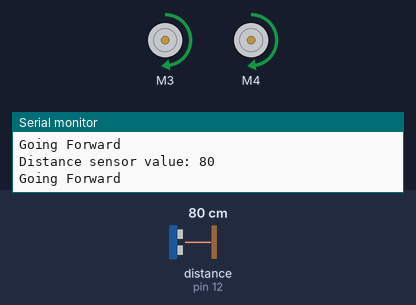
This sketch was run on a simulated Arduino Uno, built with avr-gcc and run on an emulated ATmega328P. Shown: 2 × DC motor (green arrow = forward, orange = backward, longer = faster), the last lines printed to the serial monitor. Inputs (shaded band) come from the test bench; at power-on: distance to the obstacle (sensor on pin 12) 80 cm. The echo pulse lasts 58.3 µs per cm.

Above: at 1.2 s.
1.3 s: distance to the obstacle (sensor on pin 12) set to 23 cm
2.8 s: distance to the obstacle (sensor on pin 12) set to 18 cm
At 3.4 s:
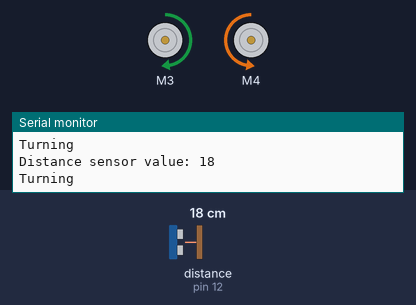
4.5 s: distance to the obstacle (sensor on pin 12) set to 35 cm
At 5.1 s:
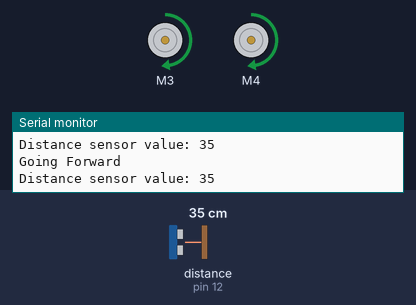
6.0 s: distance to the obstacle (sensor on pin 12) set to 2 cm
At 6.9 s:
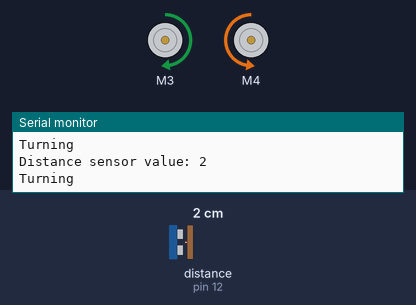
Timing chart, 0 to 8.5 s (numbered marks = the images above; inputs shaded):
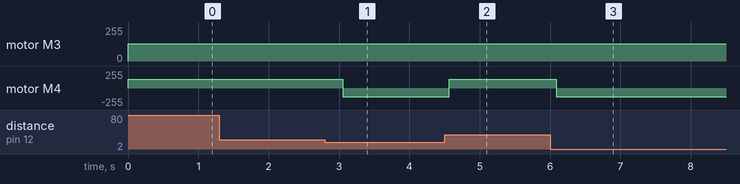

Measured:
- the behaviour switches between 21 and 20 cm on distance to the obstacle (sensor on pin 12) (found by bisection; images 0 and 1)
- after the input at 2.8 s, motor M4: forward 128/255 → backward 128/255 after 0.25 s
- after the input at 4.5 s, motor M4: backward 128/255 → forward 128/255 after 0.07 s
- after the input at 6.0 s, motor M4: forward 128/255 → backward 128/255 after 0.09 s

The sketch:

arduo--sensor-bot.ino
```cpp
#include <Wire.h>
#include <Adafruit_MotorShield.h>
#include <HCSR04.h>
#include <SPI.h> // Not actualy used but needed to compile

String xPos, yPos, selPos;
int xSpeed, ySpeed;
int i;

// set up the motor shield
Adafruit_MotorShield AFMS = Adafruit_MotorShield();
Adafruit_DCMotor *myMotor1 = AFMS.getMotor(3);  // GPIO3
Adafruit_DCMotor *myMotor2 = AFMS.getMotor(4);  // GPIO4

// set up the distance sensor
// GPIO13 trigger pin
// GPIO12 echo pin
UltraSonicDistanceSensor distanceSensor(13, 12);

void setup() {
  // initialize Serial communication
  Serial.begin(9600);
  Serial.println("SensorBot!");

  // initialize the motor drivers
  AFMS.begin();
}

void loop() {
  // capture and output sensor data
  int obstacleDistanceCm = distanceSensor.measureDistanceCm();
  Serial.println("Distance sensor value: " + (String)obstacleDistanceCm);

  // default to 50% speed
  int speed = 128;

  /*
  // useful for if you add a potentiometer to control the speed
  int sensorSpeed = analogRead(0);
  Serial.println("Speed sensor value: " + (String)sensorSpeed);
  int speed = map(sensorSpeed, 0, 1023, 0, 255);
  Serial.println("Speed: " + (String)speed);
  */

  // set the speed for the motors
  myMotor1->setSpeed(speed);
  myMotor2->setSpeed(speed);

  // move the motor based on potentiometer speed mapping
  // and turn if approaching an obstacle
  if (obstacleDistanceCm <= 20) {
    Serial.println("Turning");
    myMotor1->run(FORWARD);
    myMotor2->run(BACKWARD);
  } else {
    Serial.println("Going Forward");
    myMotor1->run(FORWARD);
    myMotor2->run(FORWARD);
  }

  delay(250);
}
```
